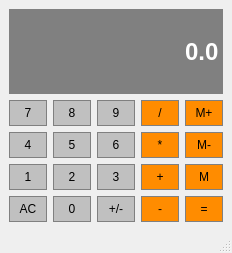
<?xml version="1.0" encoding="UTF-8"?>
<ui version="4.0">
 <class>Calculator</class>
 <widget class="QMainWindow" name="Calculator">
  <property name="geometry">
   <rect>
    <x>0</x>
    <y>0</y>
    <width>232</width>
    <height>253</height>
   </rect>
  </property>
  <property name="sizePolicy">
   <sizepolicy hsizetype="Expanding" vsizetype="Preferred">
    <horstretch>0</horstretch>
    <verstretch>0</verstretch>
   </sizepolicy>
  </property>
  <property name="windowTitle">
   <string>Calculator</string>
  </property>
  <widget class="QWidget" name="centralwidget">
   <layout class="QGridLayout" name="gridLayout">
    <item row="2" column="2">
     <widget class="QPushButton" name="Button6">
      <property name="sizePolicy">
       <sizepolicy hsizetype="Preferred" vsizetype="Preferred">
        <horstretch>0</horstretch>
        <verstretch>0</verstretch>
       </sizepolicy>
      </property>
      <property name="styleSheet">
       <string notr="true">QPushButton{
    background-color:#C0C0C0;
    border:1px solid gray;
    padding:5px;
}

QPushButton:pressed{
    background-color:#A9A9A9;
    border:1px solid gray;
    padding:5px;
}</string>
      </property>
      <property name="text">
       <string>6</string>
      </property>
     </widget>
    </item>
    <item row="3" column="3">
     <widget class="QPushButton" name="Add">
      <property name="sizePolicy">
       <sizepolicy hsizetype="Preferred" vsizetype="Preferred">
        <horstretch>0</horstretch>
        <verstretch>0</verstretch>
       </sizepolicy>
      </property>
      <property name="styleSheet">
       <string notr="true">QPushButton{
    background-color:#FF8C00;
    border:1px solid gray;
    padding:5px;
}

QPushButton:pressed{
    background-color:#A9A9A9;
    border:1px solid gray;
    padding:5px;
}</string>
      </property>
      <property name="text">
       <string>+</string>
      </property>
     </widget>
    </item>
    <item row="1" column="2">
     <widget class="QPushButton" name="Button9">
      <property name="sizePolicy">
       <sizepolicy hsizetype="Preferred" vsizetype="Preferred">
        <horstretch>0</horstretch>
        <verstretch>0</verstretch>
       </sizepolicy>
      </property>
      <property name="styleSheet">
       <string notr="true">QPushButton{
    background-color:#C0C0C0;
    border:1px solid gray;
    padding:5px;
}

QPushButton:pressed{
    background-color:#A9A9A9;
    border:1px solid gray;
    padding:5px;
}</string>
      </property>
      <property name="text">
       <string>9</string>
      </property>
     </widget>
    </item>
    <item row="3" column="2">
     <widget class="QPushButton" name="Button3">
      <property name="sizePolicy">
       <sizepolicy hsizetype="Preferred" vsizetype="Preferred">
        <horstretch>0</horstretch>
        <verstretch>0</verstretch>
       </sizepolicy>
      </property>
      <property name="styleSheet">
       <string notr="true">QPushButton{
    background-color:#C0C0C0;
    border:1px solid gray;
    padding:5px;
}

QPushButton:pressed{
    background-color:#A9A9A9;
    border:1px solid gray;
    padding:5px;
}</string>
      </property>
      <property name="text">
       <string>3</string>
      </property>
     </widget>
    </item>
    <item row="2" column="3">
     <widget class="QPushButton" name="Multiply">
      <property name="sizePolicy">
       <sizepolicy hsizetype="Preferred" vsizetype="Preferred">
        <horstretch>0</horstretch>
        <verstretch>0</verstretch>
       </sizepolicy>
      </property>
      <property name="styleSheet">
       <string notr="true">QPushButton{
    background-color:#FF8C00;
    border:1px solid gray;
    padding:5px;
}

QPushButton:pressed{
    background-color:#A9A9A9;
    border:1px solid gray;
    padding:5px;
}</string>
      </property>
      <property name="text">
       <string>*</string>
      </property>
     </widget>
    </item>
    <item row="2" column="0">
     <widget class="QPushButton" name="Button4">
      <property name="sizePolicy">
       <sizepolicy hsizetype="Preferred" vsizetype="Preferred">
        <horstretch>0</horstretch>
        <verstretch>0</verstretch>
       </sizepolicy>
      </property>
      <property name="styleSheet">
       <string notr="true">QPushButton{
    background-color:#C0C0C0;
    border:1px solid gray;
    padding:5px;
}

QPushButton:pressed{
    background-color:#A9A9A9;
    border:1px solid gray;
    padding:5px;
}</string>
      </property>
      <property name="text">
       <string>4</string>
      </property>
     </widget>
    </item>
    <item row="5" column="0">
     <widget class="QPushButton" name="Clear">
      <property name="sizePolicy">
       <sizepolicy hsizetype="Preferred" vsizetype="Preferred">
        <horstretch>0</horstretch>
        <verstretch>0</verstretch>
       </sizepolicy>
      </property>
      <property name="styleSheet">
       <string notr="true">QPushButton{
    background-color:#C0C0C0;
    border:1px solid gray;
    padding:5px;
}

QPushButton:pressed{
    background-color:#A9A9A9;
    border:1px solid gray;
    padding:5px;
}</string>
      </property>
      <property name="text">
       <string>AC</string>
      </property>
     </widget>
    </item>
    <item row="5" column="1">
     <widget class="QPushButton" name="Button0">
      <property name="sizePolicy">
       <sizepolicy hsizetype="Preferred" vsizetype="Preferred">
        <horstretch>0</horstretch>
        <verstretch>0</verstretch>
       </sizepolicy>
      </property>
      <property name="styleSheet">
       <string notr="true">QPushButton{
    background-color:#C0C0C0;
    border:1px solid gray;
    padding:5px;
}

QPushButton:pressed{
    background-color:#A9A9A9;
    border:1px solid gray;
    padding:5px;
}</string>
      </property>
      <property name="text">
       <string>0</string>
      </property>
     </widget>
    </item>
    <item row="1" column="3">
     <widget class="QPushButton" name="Divide">
      <property name="sizePolicy">
       <sizepolicy hsizetype="Preferred" vsizetype="Preferred">
        <horstretch>0</horstretch>
        <verstretch>0</verstretch>
       </sizepolicy>
      </property>
      <property name="styleSheet">
       <string notr="true">QPushButton{
    background-color:#FF8C00;
    border:1px solid gray;
    padding:5px;
}

QPushButton:pressed{
    background-color:#A9A9A9;
    border:1px solid gray;
    padding:5px;
}</string>
      </property>
      <property name="text">
       <string>/</string>
      </property>
     </widget>
    </item>
    <item row="5" column="4">
     <widget class="QPushButton" name="Equals">
      <property name="sizePolicy">
       <sizepolicy hsizetype="Preferred" vsizetype="Preferred">
        <horstretch>0</horstretch>
        <verstretch>0</verstretch>
       </sizepolicy>
      </property>
      <property name="styleSheet">
       <string notr="true">QPushButton{
    background-color:#FF8C00;
    border:1px solid gray;
    padding:5px;
}

QPushButton:pressed{
    background-color:#A9A9A9;
    border:1px solid gray;
    padding:5px;
}</string>
      </property>
      <property name="text">
       <string>=</string>
      </property>
     </widget>
    </item>
    <item row="3" column="4">
     <widget class="QPushButton" name="MemGet">
      <property name="sizePolicy">
       <sizepolicy hsizetype="Preferred" vsizetype="Preferred">
        <horstretch>0</horstretch>
        <verstretch>0</verstretch>
       </sizepolicy>
      </property>
      <property name="styleSheet">
       <string notr="true">QPushButton{
    background-color:#FF8C00;
    border:1px solid gray;
    padding:5px;
}

QPushButton:pressed{
    background-color:#A9A9A9;
    border:1px solid gray;
    padding:5px;
}</string>
      </property>
      <property name="text">
       <string>M</string>
      </property>
     </widget>
    </item>
    <item row="2" column="1">
     <widget class="QPushButton" name="Button5">
      <property name="sizePolicy">
       <sizepolicy hsizetype="Preferred" vsizetype="Preferred">
        <horstretch>0</horstretch>
        <verstretch>0</verstretch>
       </sizepolicy>
      </property>
      <property name="styleSheet">
       <string notr="true">QPushButton{
    background-color:#C0C0C0;
    border:1px solid gray;
    padding:5px;
}

QPushButton:pressed{
    background-color:#A9A9A9;
    border:1px solid gray;
    padding:5px;
}</string>
      </property>
      <property name="text">
       <string>5</string>
      </property>
     </widget>
    </item>
    <item row="2" column="4">
     <widget class="QPushButton" name="MemClear">
      <property name="sizePolicy">
       <sizepolicy hsizetype="Preferred" vsizetype="Preferred">
        <horstretch>0</horstretch>
        <verstretch>0</verstretch>
       </sizepolicy>
      </property>
      <property name="styleSheet">
       <string notr="true">QPushButton{
    background-color:#FF8C00;
    border:1px solid gray;
    padding:5px;
}

QPushButton:pressed{
    background-color:#A9A9A9;
    border:1px solid gray;
    padding:5px;
}</string>
      </property>
      <property name="text">
       <string>M-</string>
      </property>
     </widget>
    </item>
    <item row="3" column="0">
     <widget class="QPushButton" name="Button1">
      <property name="sizePolicy">
       <sizepolicy hsizetype="Preferred" vsizetype="Preferred">
        <horstretch>0</horstretch>
        <verstretch>0</verstretch>
       </sizepolicy>
      </property>
      <property name="styleSheet">
       <string notr="true">QPushButton{
    background-color:#C0C0C0;
    border:1px solid gray;
    padding:5px;
}

QPushButton:pressed{
    background-color:#A9A9A9;
    border:1px solid gray;
    padding:5px;
}</string>
      </property>
      <property name="text">
       <string>1</string>
      </property>
     </widget>
    </item>
    <item row="5" column="3">
     <widget class="QPushButton" name="Substract">
      <property name="sizePolicy">
       <sizepolicy hsizetype="Preferred" vsizetype="Preferred">
        <horstretch>0</horstretch>
        <verstretch>0</verstretch>
       </sizepolicy>
      </property>
      <property name="styleSheet">
       <string notr="true">QPushButton{
    background-color:#FF8C00;
    border:1px solid gray;
    padding:5px;
}

QPushButton:pressed{
    background-color:#A9A9A9;
    border:1px solid gray;
    padding:5px;
}</string>
      </property>
      <property name="text">
       <string>-</string>
      </property>
     </widget>
    </item>
    <item row="3" column="1">
     <widget class="QPushButton" name="Button2">
      <property name="sizePolicy">
       <sizepolicy hsizetype="Preferred" vsizetype="Preferred">
        <horstretch>0</horstretch>
        <verstretch>0</verstretch>
       </sizepolicy>
      </property>
      <property name="styleSheet">
       <string notr="true">QPushButton{
    background-color:#C0C0C0;
    border:1px solid gray;
    padding:5px;
}

QPushButton:pressed{
    background-color:#A9A9A9;
    border:1px solid gray;
    padding:5px;
}</string>
      </property>
      <property name="text">
       <string>2</string>
      </property>
     </widget>
    </item>
    <item row="1" column="0">
     <widget class="QPushButton" name="Button7">
      <property name="sizePolicy">
       <sizepolicy hsizetype="Preferred" vsizetype="Preferred">
        <horstretch>0</horstretch>
        <verstretch>0</verstretch>
       </sizepolicy>
      </property>
      <property name="styleSheet">
       <string notr="true">QPushButton{
    background-color:#C0C0C0;
    border:1px solid gray;
    padding:5px;
}

QPushButton:pressed{
    background-color:#A9A9A9;
    border:1px solid gray;
    padding:5px;
}</string>
      </property>
      <property name="text">
       <string>7</string>
      </property>
     </widget>
    </item>
    <item row="0" column="0" colspan="5">
     <widget class="QLineEdit" name="Display">
      <property name="sizePolicy">
       <sizepolicy hsizetype="Expanding" vsizetype="Expanding">
        <horstretch>0</horstretch>
        <verstretch>0</verstretch>
       </sizepolicy>
      </property>
      <property name="font">
       <font>
        <family>Arial</family>
        <pointsize>18</pointsize>
        <bold>true</bold>
       </font>
      </property>
      <property name="styleSheet">
       <string notr="true">QLineEdit{
    background-color:gray;
    border:1px solid gray;
    color:#ffffff;
}</string>
      </property>
      <property name="text">
       <string>0.0</string>
      </property>
      <property name="alignment">
       <set>Qt::AlignRight|Qt::AlignTrailing|Qt::AlignVCenter</set>
      </property>
     </widget>
    </item>
    <item row="1" column="1">
     <widget class="QPushButton" name="Button8">
      <property name="sizePolicy">
       <sizepolicy hsizetype="Preferred" vsizetype="Preferred">
        <horstretch>0</horstretch>
        <verstretch>0</verstretch>
       </sizepolicy>
      </property>
      <property name="styleSheet">
       <string notr="true">QPushButton{
    background-color:#C0C0C0;
    border:1px solid gray;
    padding:5px;
}

QPushButton:pressed{
    background-color:#A9A9A9;
    border:1px solid gray;
    padding:5px;
}</string>
      </property>
      <property name="text">
       <string>8</string>
      </property>
     </widget>
    </item>
    <item row="1" column="4">
     <widget class="QPushButton" name="MemAdd">
      <property name="sizePolicy">
       <sizepolicy hsizetype="Preferred" vsizetype="Preferred">
        <horstretch>0</horstretch>
        <verstretch>0</verstretch>
       </sizepolicy>
      </property>
      <property name="styleSheet">
       <string notr="true">QPushButton{
    background-color:#FF8C00;
    border:1px solid gray;
    padding:5px;
}

QPushButton:pressed{
    background-color:#A9A9A9;
    border:1px solid gray;
    padding:5px;
}</string>
      </property>
      <property name="text">
       <string>M+</string>
      </property>
     </widget>
    </item>
    <item row="5" column="2">
     <widget class="QPushButton" name="ChangeSign">
      <property name="sizePolicy">
       <sizepolicy hsizetype="Preferred" vsizetype="Preferred">
        <horstretch>0</horstretch>
        <verstretch>0</verstretch>
       </sizepolicy>
      </property>
      <property name="styleSheet">
       <string notr="true">QPushButton{
    background-color:#C0C0C0;
    border:1px solid gray;
    padding:5px;
}

QPushButton:pressed{
    background-color:#A9A9A9;
    border:1px solid gray;
    padding:5px;
}</string>
      </property>
      <property name="text">
       <string>+/-</string>
      </property>
     </widget>
    </item>
   </layout>
  </widget>
  <widget class="QMenuBar" name="menubar">
   <property name="geometry">
    <rect>
     <x>0</x>
     <y>0</y>
     <width>232</width>
     <height>21</height>
    </rect>
   </property>
  </widget>
  <widget class="QStatusBar" name="statusbar"/>
 </widget>
 <resources/>
 <connections/>
</ui>
